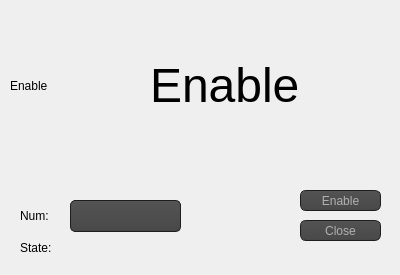
<?xml version="1.0" encoding="UTF-8"?>
<ui version="4.0">
 <class>Enable</class>
 <widget class="QDialog" name="Enable">
  <property name="geometry">
   <rect>
    <x>0</x>
    <y>0</y>
    <width>400</width>
    <height>275</height>
   </rect>
  </property>
  <property name="windowTitle">
   <string>Dialog</string>
  </property>
  <property name="styleSheet">
   <string notr="true">QToolTip
{
     border: 1px solid black;
     background-color: #ffa02f;
     padding: 1px;
     border-radius: 3px;
     opacity: 100;
}

QWidget
{

}

QWidget:item:hover
{
    background-color: QLinearGradient( x1: 0, y1: 0, x2: 0, y2: 1, stop: 0 #ffa02f, stop: 1 #ca0619);
    color: #000000;
}

QWidget:item:selected
{
    background-color: QLinearGradient( x1: 0, y1: 0, x2: 0, y2: 1, stop: 0 #ffa02f, stop: 1 #d7801a);
}

QMenuBar::item
{
    background: transparent;
}

QMenuBar::item:selected
{
    background: transparent;
    border: 1px solid #ffaa00;
}

QMenuBar::item:pressed
{
    background: #444;
    border: 1px solid #000;
    background-color: QLinearGradient(
        x1:0, y1:0,
        x2:0, y2:1,
        stop:1 #212121,
        stop:0.4 #343434/*,
        stop:0.2 #343434,
        stop:0.1 #ffaa00*/
    );
    margin-bottom:-1px;
    padding-bottom:1px;
}

QMenu
{
    border: 1px solid #000;
}

QMenu::item
{
    padding: 2px 20px 2px 20px;
}

QMenu::item:selected
{
    color: #000000;
}

QWidget:disabled
{
    color: #404040;
    background-color: #323232;
}

QAbstractItemView
{
    background-color: QLinearGradient( x1: 0, y1: 0, x2: 0, y2: 1, stop: 0 #4d4d4d, stop: 0.1 #646464, stop: 1 #5d5d5d);
}

QWidget:focus
{
    /*border: 2px solid QLinearGradient( x1: 0, y1: 0, x2: 0, y2: 1, stop: 0 #ffa02f, stop: 1 #d7801a);*/
}

QLineEdit
{
    background-color: QLinearGradient( x1: 0, y1: 0, x2: 0, y2: 1, stop: 0 #4d4d4d, stop: 0 #646464, stop: 1 #5d5d5d);
    padding: 1px;
    border-style: solid;
    border: 1px solid #1e1e1e;
    border-radius: 5;
}

QPushButton
{
    color: #b1b1b1;
    background-color: QLinearGradient( x1: 0, y1: 0, x2: 0, y2: 1, stop: 0 #565656, stop: 0.1 #525252, stop: 0.5 #4e4e4e, stop: 0.9 #4a4a4a, stop: 1 #464646);
    border-width: 1px;
    border-color: #1e1e1e;
    border-style: solid;
    border-radius: 6;
    padding: 3px;
    font-size: 12px;
    padding-left: 5px;
    padding-right: 5px;
}

QPushButton:pressed
{
    background-color: QLinearGradient( x1: 0, y1: 0, x2: 0, y2: 1, stop: 0 #2d2d2d, stop: 0.1 #2b2b2b, stop: 0.5 #292929, stop: 0.9 #282828, stop: 1 #252525);
}

QComboBox
{
    selection-background-color: #ffaa00;
    background-color: QLinearGradient( x1: 0, y1: 0, x2: 0, y2: 1, stop: 0 #565656, stop: 0.1 #525252, stop: 0.5 #4e4e4e, stop: 0.9 #4a4a4a, stop: 1 #464646);
    border-style: solid;
    border: 1px solid #1e1e1e;
    border-radius: 5;
}

QComboBox:hover,QPushButton:hover
{
    border: 2px solid QLinearGradient( x1: 0, y1: 0, x2: 0, y2: 1, stop: 0 #ffa02f, stop: 1 #d7801a);
}


QComboBox:on
{
    padding-top: 3px;
    padding-left: 4px;
    background-color: QLinearGradient( x1: 0, y1: 0, x2: 0, y2: 1, stop: 0 #2d2d2d, stop: 0.1 #2b2b2b, stop: 0.5 #292929, stop: 0.9 #282828, stop: 1 #252525);
    selection-background-color: #ffaa00;
}

QComboBox QAbstractItemView
{
    border: 2px solid darkgray;
    selection-background-color: QLinearGradient( x1: 0, y1: 0, x2: 0, y2: 1, stop: 0 #ffa02f, stop: 1 #d7801a);
}

QComboBox::drop-down
{
     subcontrol-origin: padding;
     subcontrol-position: top right;
     width: 15px;

     border-left-width: 0px;
     border-left-color: darkgray;
     border-left-style: solid; /* just a single line */
     border-top-right-radius: 3px; /* same radius as the QComboBox */
     border-bottom-right-radius: 3px;
 }

QComboBox::down-arrow
{
     image: url(:/down_arrow.png);
}

QGroupBox:focus
{
border: 2px solid QLinearGradient( x1: 0, y1: 0, x2: 0, y2: 1, stop: 0 #ffa02f, stop: 1 #d7801a);
}

QTextEdit:focus
{
    border: 2px solid QLinearGradient( x1: 0, y1: 0, x2: 0, y2: 1, stop: 0 #ffa02f, stop: 1 #d7801a);
}

QScrollBar:horizontal {
     border: 1px solid #222222;
     background: QLinearGradient( x1: 0, y1: 0, x2: 0, y2: 1, stop: 0.0 #121212, stop: 0.2 #282828, stop: 1 #484848);
     height: 7px;
     margin: 0px 16px 0 16px;
}

QScrollBar::handle:horizontal
{
      background: QLinearGradient( x1: 0, y1: 0, x2: 1, y2: 0, stop: 0 #ffa02f, stop: 0.5 #d7801a, stop: 1 #ffa02f);
      min-height: 20px;
      border-radius: 2px;
}

QScrollBar::add-line:horizontal {
      border: 1px solid #1b1b19;
      border-radius: 2px;
      background: QLinearGradient( x1: 0, y1: 0, x2: 1, y2: 0, stop: 0 #ffa02f, stop: 1 #d7801a);
      width: 14px;
      subcontrol-position: right;
      subcontrol-origin: margin;
}

QScrollBar::sub-line:horizontal {
      border: 1px solid #1b1b19;
      border-radius: 2px;
      background: QLinearGradient( x1: 0, y1: 0, x2: 1, y2: 0, stop: 0 #ffa02f, stop: 1 #d7801a);
      width: 14px;
     subcontrol-position: left;
     subcontrol-origin: margin;
}

QScrollBar::right-arrow:horizontal, QScrollBar::left-arrow:horizontal
{
      border: 1px solid black;
      width: 1px;
      height: 1px;
      background: white;
}

QScrollBar::add-page:horizontal, QScrollBar::sub-page:horizontal
{
      background: none;
}

QScrollBar:vertical
{
      background: QLinearGradient( x1: 0, y1: 0, x2: 1, y2: 0, stop: 0.0 #121212, stop: 0.2 #282828, stop: 1 #484848);
      width: 7px;
      margin: 16px 0 16px 0;
      border: 1px solid #222222;
}

QScrollBar::handle:vertical
{
      background: QLinearGradient( x1: 0, y1: 0, x2: 0, y2: 1, stop: 0 #ffa02f, stop: 0.5 #d7801a, stop: 1 #ffa02f);
      min-height: 20px;
      border-radius: 2px;
}

QScrollBar::add-line:vertical
{
      border: 1px solid #1b1b19;
      border-radius: 2px;
      background: QLinearGradient( x1: 0, y1: 0, x2: 0, y2: 1, stop: 0 #ffa02f, stop: 1 #d7801a);
      height: 14px;
      subcontrol-position: bottom;
      subcontrol-origin: margin;
}

QScrollBar::sub-line:vertical
{
      border: 1px solid #1b1b19;
      border-radius: 2px;
      background: QLinearGradient( x1: 0, y1: 0, x2: 0, y2: 1, stop: 0 #d7801a, stop: 1 #ffa02f);
      height: 14px;
      subcontrol-position: top;
      subcontrol-origin: margin;
}

QScrollBar::up-arrow:vertical, QScrollBar::down-arrow:vertical
{
      border: 1px solid black;
      width: 1px;
      height: 1px;
      background: white;
}


QScrollBar::add-page:vertical, QScrollBar::sub-page:vertical
{
      background: none;
}

QTextEdit
{
    background-color: #242424;
}

QPlainTextEdit
{
    background-color: #242424;
}

QHeaderView::section
{
    background-color: QLinearGradient(x1:0, y1:0, x2:0, y2:1, stop:0 #616161, stop: 0.5 #505050, stop: 0.6 #434343, stop:1 #656565);
    color: white;
    padding-left: 4px;
    border: 1px solid #6c6c6c;
}

QCheckBox:disabled
{
color: #414141;
}

QDockWidget::title
{
    text-align: center;
    spacing: 3px; /* spacing between items in the tool bar */
    background-color: QLinearGradient(x1:0, y1:0, x2:0, y2:1, stop:0 #323232, stop: 0.5 #242424, stop:1 #323232);
}

QDockWidget::close-button, QDockWidget::float-button
{
    text-align: center;
    spacing: 1px; /* spacing between items in the tool bar */
    background-color: QLinearGradient(x1:0, y1:0, x2:0, y2:1, stop:0 #323232, stop: 0.5 #242424, stop:1 #323232);
}

QDockWidget::close-button:hover, QDockWidget::float-button:hover
{
    background: #242424;
}

QDockWidget::close-button:pressed, QDockWidget::float-button:pressed
{
    padding: 1px -1px -1px 1px;
}

QMainWindow::separator
{
    background-color: QLinearGradient(x1:0, y1:0, x2:0, y2:1, stop:0 #161616, stop: 0.5 #151515, stop: 0.6 #212121, stop:1 #343434);
    color: white;
    padding-left: 4px;
    border: 1px solid #4c4c4c;
    spacing: 3px; /* spacing between items in the tool bar */
}

QMainWindow::separator:hover
{

    background-color: QLinearGradient(x1:0, y1:0, x2:0, y2:1, stop:0 #d7801a, stop:0.5 #b56c17 stop:1 #ffa02f);
    color: white;
    padding-left: 4px;
    border: 1px solid #6c6c6c;
    spacing: 3px; /* spacing between items in the tool bar */
}

QToolBar::handle
{
     spacing: 3px; /* spacing between items in the tool bar */
     background: url(:/images/handle.png);
}

QMenu::separator
{
    height: 2px;
    background-color: QLinearGradient(x1:0, y1:0, x2:0, y2:1, stop:0 #161616, stop: 0.5 #151515, stop: 0.6 #212121, stop:1 #343434);
    color: white;
    padding-left: 4px;
    margin-left: 10px;
    margin-right: 5px;
}

QProgressBar
{
    border: 2px solid grey;
    border-radius: 5px;
    text-align: center;
}

QProgressBar::chunk
{
    background-color: #d7801a;
    width: 2.15px;
    margin: 0.5px;
}

QTabBar::tab {
    color: #b1b1b1;
    border: 1px solid #444;
    border-bottom-style: none;
    background-color: #323232;
    padding-left: 10px;
    padding-right: 10px;
    padding-top: 3px;
    padding-bottom: 2px;
    margin-right: -1px;
}

QTabWidget::pane {
    border: 1px solid #444;
    top: 1px;
}

QTabBar::tab:last
{
    margin-right: 0; /* the last selected tab has nothing to overlap with on the right */
    border-top-right-radius: 3px;
}

QTabBar::tab:first:!selected
{
 margin-left: 0px; /* the last selected tab has nothing to overlap with on the right */


    border-top-left-radius: 3px;
}

QTabBar::tab:!selected
{
    color: #b1b1b1;
    border-bottom-style: solid;
    margin-top: 3px;
    background-color: QLinearGradient(x1:0, y1:0, x2:0, y2:1, stop:1 #212121, stop:.4 #343434);
}

QTabBar::tab:selected
{
    border-top-left-radius: 3px;
    border-top-right-radius: 3px;
    margin-bottom: 0px;
}

QTabBar::tab:!selected:hover
{
    /*border-top: 2px solid #ffaa00;
    padding-bottom: 3px;*/
    border-top-left-radius: 3px;
    border-top-right-radius: 3px;
    background-color: QLinearGradient(x1:0, y1:0, x2:0, y2:1, stop:1 #212121, stop:0.4 #343434, stop:0.2 #343434, stop:0.1 #ffaa00);
}

QRadioButton::indicator:checked, QRadioButton::indicator:unchecked{
    color: #b1b1b1;
    background-color: #323232;
    border: 1px solid #b1b1b1;
    border-radius: 6px;
}

QRadioButton::indicator:checked
{
    background-color: qradialgradient(
        cx: 0.5, cy: 0.5,
        fx: 0.5, fy: 0.5,
        radius: 1.0,
        stop: 0.25 #ffaa00,
        stop: 0.3 #323232
    );
}

QCheckBox::indicator{
    color: #b1b1b1;
    background-color: #323232;
    border: 1px solid #b1b1b1;
    width: 9px;
    height: 9px;
}

QRadioButton::indicator
{
    border-radius: 6px;
}

QRadioButton::indicator:hover, QCheckBox::indicator:hover
{
    border: 1px solid #ffaa00;
}

QCheckBox::indicator:checked
{
    image:url(:/images/checkbox.png);
}

QCheckBox::indicator:disabled, QRadioButton::indicator:disabled
{
    border: 1px solid #444;
}</string>
  </property>
  <widget class="QComboBox" name="comboBox">
   <property name="geometry">
    <rect>
     <x>70</x>
     <y>200</y>
     <width>111</width>
     <height>32</height>
    </rect>
   </property>
  </widget>
  <widget class="QLabel" name="State">
   <property name="geometry">
    <rect>
     <x>20</x>
     <y>240</y>
     <width>61</width>
     <height>16</height>
    </rect>
   </property>
   <property name="text">
    <string>State: </string>
   </property>
  </widget>
  <widget class="QLabel" name="STATE">
   <property name="geometry">
    <rect>
     <x>80</x>
     <y>240</y>
     <width>41</width>
     <height>16</height>
    </rect>
   </property>
   <property name="text">
    <string/>
   </property>
  </widget>
  <widget class="QPushButton" name="ENB">
   <property name="geometry">
    <rect>
     <x>300</x>
     <y>190</y>
     <width>81</width>
     <height>21</height>
    </rect>
   </property>
   <property name="text">
    <string>Enable</string>
   </property>
  </widget>
  <widget class="QLabel" name="Icon_2">
   <property name="geometry">
    <rect>
     <x>150</x>
     <y>10</y>
     <width>381</width>
     <height>151</height>
    </rect>
   </property>
   <property name="font">
    <font>
     <pointsize>36</pointsize>
    </font>
   </property>
   <property name="text">
    <string>Enable</string>
   </property>
  </widget>
  <widget class="QLabel" name="Icon">
   <property name="geometry">
    <rect>
     <x>10</x>
     <y>10</y>
     <width>141</width>
     <height>151</height>
    </rect>
   </property>
   <property name="text">
    <string>Enable</string>
   </property>
  </widget>
  <widget class="QLabel" name="State_2">
   <property name="geometry">
    <rect>
     <x>20</x>
     <y>206</y>
     <width>61</width>
     <height>20</height>
    </rect>
   </property>
   <property name="text">
    <string>Num:</string>
   </property>
  </widget>
  <widget class="QPushButton" name="Close">
   <property name="enabled">
    <bool>true</bool>
   </property>
   <property name="geometry">
    <rect>
     <x>300</x>
     <y>220</y>
     <width>81</width>
     <height>21</height>
    </rect>
   </property>
   <property name="text">
    <string>Close</string>
   </property>
  </widget>
 </widget>
 <resources/>
 <connections/>
</ui>
